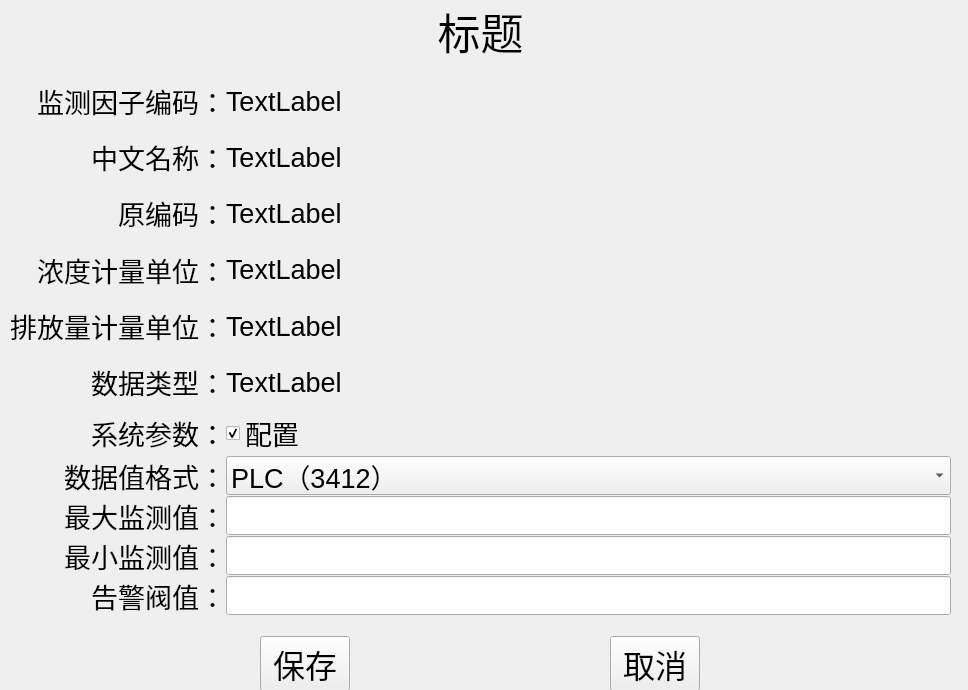
<?xml version="1.0" encoding="UTF-8"?>
<ui version="4.0">
 <class>FrameConfigHJT212_2005</class>
 <widget class="QFrame" name="FrameConfigHJT212_2005">
  <property name="geometry">
   <rect>
    <x>0</x>
    <y>0</y>
    <width>968</width>
    <height>690</height>
   </rect>
  </property>
  <property name="windowTitle">
   <string>Frame</string>
  </property>
  <widget class="QWidget" name="verticalLayoutWidget">
   <property name="geometry">
    <rect>
     <x>0</x>
     <y>0</y>
     <width>961</width>
     <height>691</height>
    </rect>
   </property>
   <layout class="QVBoxLayout" name="verticalLayout" stretch="0,1,0">
    <property name="spacing">
     <number>0</number>
    </property>
    <property name="sizeConstraint">
     <enum>QLayout::SetDefaultConstraint</enum>
    </property>
    <property name="bottomMargin">
     <number>0</number>
    </property>
    <item>
     <layout class="QHBoxLayout" name="horizontalLayout" stretch="0">
      <item>
       <widget class="QLabel" name="Title">
        <property name="font">
         <font>
          <pointsize>32</pointsize>
         </font>
        </property>
        <property name="text">
         <string>标题</string>
        </property>
        <property name="alignment">
         <set>Qt::AlignCenter</set>
        </property>
       </widget>
      </item>
     </layout>
    </item>
    <item>
     <layout class="QGridLayout" name="gridLayout_3">
      <property name="leftMargin">
       <number>10</number>
      </property>
      <property name="topMargin">
       <number>10</number>
      </property>
      <property name="rightMargin">
       <number>10</number>
      </property>
      <property name="bottomMargin">
       <number>20</number>
      </property>
      <item row="1" column="2">
       <widget class="QLabel" name="label_7">
        <property name="font">
         <font>
          <pointsize>20</pointsize>
         </font>
        </property>
        <property name="text">
         <string>TextLabel</string>
        </property>
       </widget>
      </item>
      <item row="0" column="2">
       <widget class="QLabel" name="label_2">
        <property name="font">
         <font>
          <pointsize>20</pointsize>
         </font>
        </property>
        <property name="text">
         <string>TextLabel</string>
        </property>
       </widget>
      </item>
      <item row="5" column="2">
       <widget class="QLabel" name="label_10">
        <property name="font">
         <font>
          <pointsize>20</pointsize>
         </font>
        </property>
        <property name="text">
         <string>TextLabel</string>
        </property>
       </widget>
      </item>
      <item row="9" column="2">
       <widget class="QComboBox" name="comboBox">
        <property name="font">
         <font>
          <pointsize>20</pointsize>
         </font>
        </property>
        <property name="currentIndex">
         <number>2</number>
        </property>
        <property name="frame">
         <bool>true</bool>
        </property>
        <item>
         <property name="text">
          <string>小端（4321）</string>
         </property>
        </item>
        <item>
         <property name="text">
          <string>大端（1234）</string>
         </property>
        </item>
        <item>
         <property name="text">
          <string>PLC（3412）</string>
         </property>
        </item>
       </widget>
      </item>
      <item row="4" column="2">
       <widget class="QLabel" name="label_9">
        <property name="font">
         <font>
          <pointsize>20</pointsize>
         </font>
        </property>
        <property name="text">
         <string>TextLabel</string>
        </property>
       </widget>
      </item>
      <item row="7" column="2">
       <widget class="QCheckBox" name="checkBox">
        <property name="font">
         <font>
          <pointsize>20</pointsize>
         </font>
        </property>
        <property name="text">
         <string>配置</string>
        </property>
        <property name="checked">
         <bool>true</bool>
        </property>
       </widget>
      </item>
      <item row="6" column="2">
       <widget class="QLabel" name="label_14">
        <property name="font">
         <font>
          <pointsize>20</pointsize>
         </font>
        </property>
        <property name="text">
         <string>TextLabel</string>
        </property>
       </widget>
      </item>
      <item row="11" column="0">
       <widget class="QLabel" name="label_31">
        <property name="font">
         <font>
          <pointsize>20</pointsize>
         </font>
        </property>
        <property name="text">
         <string>最小监测值：</string>
        </property>
        <property name="alignment">
         <set>Qt::AlignRight|Qt::AlignTrailing|Qt::AlignVCenter</set>
        </property>
       </widget>
      </item>
      <item row="2" column="0">
       <widget class="QLabel" name="label_4">
        <property name="font">
         <font>
          <pointsize>20</pointsize>
         </font>
        </property>
        <property name="text">
         <string>原编码：</string>
        </property>
        <property name="alignment">
         <set>Qt::AlignRight|Qt::AlignTrailing|Qt::AlignVCenter</set>
        </property>
       </widget>
      </item>
      <item row="5" column="0">
       <widget class="QLabel" name="label_6">
        <property name="font">
         <font>
          <pointsize>20</pointsize>
         </font>
        </property>
        <property name="text">
         <string>排放量计量单位：</string>
        </property>
        <property name="alignment">
         <set>Qt::AlignRight|Qt::AlignTrailing|Qt::AlignVCenter</set>
        </property>
       </widget>
      </item>
      <item row="4" column="0">
       <widget class="QLabel" name="label_5">
        <property name="font">
         <font>
          <pointsize>20</pointsize>
         </font>
        </property>
        <property name="text">
         <string>浓度计量单位：</string>
        </property>
        <property name="alignment">
         <set>Qt::AlignRight|Qt::AlignTrailing|Qt::AlignVCenter</set>
        </property>
       </widget>
      </item>
      <item row="0" column="0">
       <widget class="QLabel" name="label">
        <property name="font">
         <font>
          <pointsize>20</pointsize>
         </font>
        </property>
        <property name="text">
         <string>监测因子编码：</string>
        </property>
        <property name="alignment">
         <set>Qt::AlignRight|Qt::AlignTrailing|Qt::AlignVCenter</set>
        </property>
       </widget>
      </item>
      <item row="9" column="0">
       <widget class="QLabel" name="label_13">
        <property name="font">
         <font>
          <pointsize>20</pointsize>
         </font>
        </property>
        <property name="text">
         <string>数据值格式：</string>
        </property>
        <property name="alignment">
         <set>Qt::AlignRight|Qt::AlignTrailing|Qt::AlignVCenter</set>
        </property>
       </widget>
      </item>
      <item row="7" column="0">
       <widget class="QLabel" name="label_11">
        <property name="font">
         <font>
          <pointsize>20</pointsize>
         </font>
        </property>
        <property name="text">
         <string>系统参数：</string>
        </property>
        <property name="alignment">
         <set>Qt::AlignRight|Qt::AlignTrailing|Qt::AlignVCenter</set>
        </property>
       </widget>
      </item>
      <item row="10" column="0">
       <widget class="QLabel" name="label_15">
        <property name="font">
         <font>
          <pointsize>20</pointsize>
         </font>
        </property>
        <property name="text">
         <string>最大监测值：</string>
        </property>
        <property name="alignment">
         <set>Qt::AlignRight|Qt::AlignTrailing|Qt::AlignVCenter</set>
        </property>
       </widget>
      </item>
      <item row="1" column="0">
       <widget class="QLabel" name="label_3">
        <property name="font">
         <font>
          <pointsize>20</pointsize>
         </font>
        </property>
        <property name="text">
         <string>中文名称：</string>
        </property>
        <property name="alignment">
         <set>Qt::AlignRight|Qt::AlignTrailing|Qt::AlignVCenter</set>
        </property>
       </widget>
      </item>
      <item row="6" column="0">
       <widget class="QLabel" name="label_12">
        <property name="font">
         <font>
          <pointsize>20</pointsize>
         </font>
        </property>
        <property name="text">
         <string>数据类型：</string>
        </property>
        <property name="alignment">
         <set>Qt::AlignRight|Qt::AlignTrailing|Qt::AlignVCenter</set>
        </property>
       </widget>
      </item>
      <item row="2" column="2">
       <widget class="QLabel" name="label_8">
        <property name="font">
         <font>
          <pointsize>20</pointsize>
         </font>
        </property>
        <property name="text">
         <string>TextLabel</string>
        </property>
       </widget>
      </item>
      <item row="12" column="0">
       <widget class="QLabel" name="label_32">
        <property name="font">
         <font>
          <pointsize>20</pointsize>
         </font>
        </property>
        <property name="text">
         <string>告警阀值：</string>
        </property>
        <property name="alignment">
         <set>Qt::AlignRight|Qt::AlignTrailing|Qt::AlignVCenter</set>
        </property>
       </widget>
      </item>
      <item row="10" column="2">
       <widget class="QLineEdit" name="lineEdit">
        <property name="font">
         <font>
          <pointsize>20</pointsize>
         </font>
        </property>
       </widget>
      </item>
      <item row="11" column="2">
       <widget class="QLineEdit" name="lineEdit_2">
        <property name="font">
         <font>
          <pointsize>20</pointsize>
         </font>
        </property>
       </widget>
      </item>
      <item row="12" column="2">
       <widget class="QLineEdit" name="lineEdit_3">
        <property name="font">
         <font>
          <pointsize>20</pointsize>
         </font>
        </property>
       </widget>
      </item>
     </layout>
    </item>
    <item>
     <layout class="QHBoxLayout" name="horizontalLayout_3">
      <item>
       <widget class="QToolButton" name="btnSave">
        <property name="font">
         <font>
          <pointsize>24</pointsize>
         </font>
        </property>
        <property name="text">
         <string>保存</string>
        </property>
        <property name="icon">
         <iconset>
          <normaloff>Images/save.png</normaloff>Images/save.png</iconset>
        </property>
        <property name="iconSize">
         <size>
          <width>32</width>
          <height>40</height>
         </size>
        </property>
        <property name="toolButtonStyle">
         <enum>Qt::ToolButtonTextBesideIcon</enum>
        </property>
        <property name="autoRaise">
         <bool>false</bool>
        </property>
       </widget>
      </item>
      <item>
       <widget class="QToolButton" name="btnCancel">
        <property name="font">
         <font>
          <pointsize>24</pointsize>
         </font>
        </property>
        <property name="text">
         <string>取消</string>
        </property>
        <property name="icon">
         <iconset>
          <normaloff>Images/cancel.png</normaloff>Images/cancel.png</iconset>
        </property>
        <property name="iconSize">
         <size>
          <width>32</width>
          <height>40</height>
         </size>
        </property>
        <property name="toolButtonStyle">
         <enum>Qt::ToolButtonTextBesideIcon</enum>
        </property>
        <property name="autoRaise">
         <bool>false</bool>
        </property>
       </widget>
      </item>
     </layout>
    </item>
   </layout>
  </widget>
 </widget>
 <resources/>
 <connections/>
</ui>
